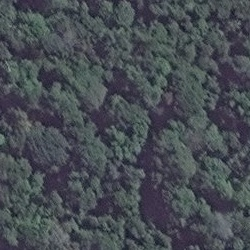
#> input picture Project4/data_250/other/o1.jpg, 250 x 250 px
$ python Classifier.py   (older library calls are emulated)
#> lines starting #> are read from the running program, lines starting #| are printed output that depends on the picture
from sklearn import svm
from sklearn.ensemble import RandomForestClassifier
import cv2
import os
from skimage.feature import hog
import numpy
from time import time
from sklearn.neighbors import KNeighborsClassifier

def loadimage(image_name):
    pixel_array=cv2.imread(image_name)
    return pixel_array

# [7 lines left out: function displayimage, not called in this run]

def getdimensions(pixel_array):
    return pixel_array.shape

# [31 lines left out: functions saveimg, chop_img, chop_img_set_size, label_and_write_images, not called in this run]

def readdir(dirpath=None):
#> call 2 of loadimage, with image_name = './data_250/other/o1.jpg'
#> in loadimage, pixel_array is the input picture: shape (250, 250, 3); mean B, G, R 82.8, 76.7, 71.1
    if dirpath is None:
        dirpath=input("What is the path to the directory?")
    data_dir=os.listdir(dirpath)
    return data_dir

# [10 lines left out: functions trainsvm, testsvm, not called in this run]

def converttogreyscale(image_array):
    image_array=cv2.cvtColor(image_array,cv2.COLOR_RGB2GRAY)
    return image_array

def get_hog(image_path=None,image_array=None,channel=True):
#> called with channel = True
    image=loadimage(image_path)
    if image_array is not None:
        image=image_array
    fd, hog_image = hog(image, orientations=8, pixels_per_cell=(16, 16),
                        cells_per_block=(4, 4), visualize=True, multichannel=False)
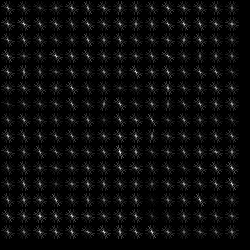
#> hog_image: shape (250, 250) float64; min 0, max 22.52, mean 1; drawn with min black and max white
#> fd = 18432 values, max 0.206 at index 18110, min 0.0146 at index 17721, mean 0.0797
    return fd
# [33 lines left out: functions bulk_prediction, oneatatime, oneatatimeprob, runSVMHOG, not called in this run]

    #oneatatimeprob(svm_hog,list_images)
    #print(bulk_prediction(svm_hog,list_images))

def ensemble_classification(training_data,training_labels,test_data,test_labels):
    forest = RandomForestClassifier(n_estimators=1000, max_depth=None,
                                 max_features=100, n_jobs=-1, random_state=0)
    forest.fit(training_data,training_labels)

    SVM=svm.SVC(kernel='linear',C=5,probability=True)
    SVM.fit(training_data,training_labels)

    neigh = KNeighborsClassifier(n_neighbors=3)
    neigh.fit(training_data, training_labels)

    prediction=0
    prediction_array=[]

    for sample in test_data:
        prediction+=forest.predict([sample])[0]
        prediction+=SVM.predict([sample])[0]
        prediction+=neigh.predict([sample])[0]
        if prediction >=3:
            prediction=1
        else:
            prediction=0
        prediction_array.append(prediction)
    correct=0
    for prediction in range(0,len(prediction_array)):
        if prediction_array[prediction]==test_labels[prediction]:
            correct+=1
    print(prediction_array)
    print(test_labels)
    print("Accuracy "+str(correct/len(test_labels)))


# [8 lines left out: function random_forest, not called in this run]


labels=[]
data=[]
pix=loadimage("./agriculture.tif")
agr_list=readdir("./data_250/agriculture/")
other_list=readdir("./data_250/other/")

for image in other_list:
    pix_arr=loadimage("./data_250/other/"+image)
    pix_arr=converttogreyscale(pix_arr)
    features = get_hog(image_array=pix_arr)
#> features has the same summary as fd in get_hog
    data.append(features)
    labels.append(0)

for image in agr_list:
    pix_arr=loadimage("./data_250/agriculture/"+image)
#> call 4 of loadimage, with image_name = './data_250/agriculture/a1.jpg'
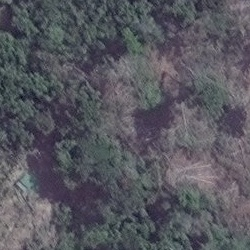
#> input picture Project4/data_250/agriculture/a1.jpg, 250 x 250 px
#> in loadimage, pixel_array is the input picture: shape (250, 250, 3); mean B, G, R 95, 87.6, 87.2
    pix_arr=converttogreyscale(pix_arr)
    features = get_hog(image_array=pix_arr)
#> call 2 of get_hog, with channel = True
#> in get_hog (call 2), `fd, hog_image = hog(image, orientations=8, pixels_per_cell=(16, 16), c..`:
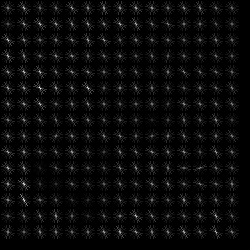
#> hog_image: shape (250, 250) float64; min 0, max 23.55, mean 0.9; drawn with min black and max white
#> in get_hog (call 2), `fd, hog_image = hog(image, orientations=8, pixels_per_cell=(16, 16), c..`: fd = 18432 values, max 0.216 at index 15525, min 0.0131 at index 13875, mean 0.0813
#> features has the same summary as fd in get_hog
    data.append(features)
    labels.append(1)
#> pass 2 of the loop `for image in agr_list:`:
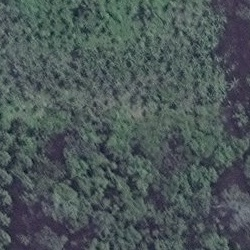
#> input picture Project4/data_250/agriculture/a10.jpg, 250 x 250 px
#> in loadimage, pixel_array is the input picture: shape (250, 250, 3); mean B, G, R 88.5, 87.3, 75.6
#> in get_hog (call 3), `fd, hog_image = hog(image, orientations=8, pixels_per_cell=(16, 16), c..`:
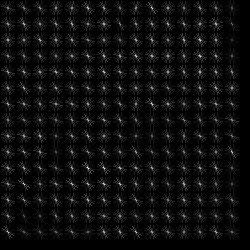
#> hog_image: shape (250, 250) float64; min 0, max 24.06, mean 1.1; drawn with min black and max white
#> fd = 18432 values, max 0.205 at index 17029, min 0.0136 at index 13929, mean 0.0817
#> `features = get_hog(image_array=pix_arr)`: features has the same summary as fd in get_hog
#> pass 3 of the loop `for image in agr_list:`:
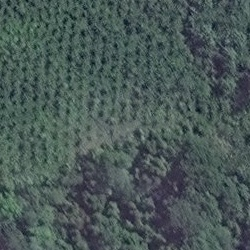
#> input picture Project4/data_250/agriculture/a11.jpg, 250 x 250 px
#> in loadimage, pixel_array is the input picture: shape (250, 250, 3); mean B, G, R 87.4, 89, 73.8
#> in get_hog (call 4), `fd, hog_image = hog(image, orientations=8, pixels_per_cell=(16, 16), c..`:
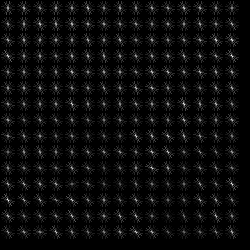
#> hog_image: shape (250, 250) float64; min 0, max 24.5, mean 1.2; drawn with min black and max white
#> fd = 18432 values, max 0.204 at index 15941, min 0.0124 at index 10490, mean 0.0814
#> `features = get_hog(image_array=pix_arr)`: features has the same summary as fd in get_hog


# [15 lines of commented-out code are left out]
combined=list(zip(data, labels))
#> combined = 4 items
numpy.random.shuffle(combined)
data,labels=zip(*combined)
#> labels = (1, 1, 1, 0)
test_data=data[-20:]
test_labels=labels[-20:]
#> test_labels = (1, 1, 1, 0)
train_data=data[:-20]
#> train_data = ()
train_labels=labels[:-20]
#> train_labels = ()
ensemble_classification(train_data,train_labels,test_data,test_labels)
#> (the run stopped early here; a loop or call above may not have finished)
